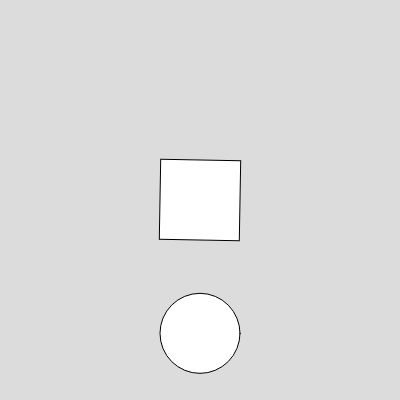
Frame 1 (no input)
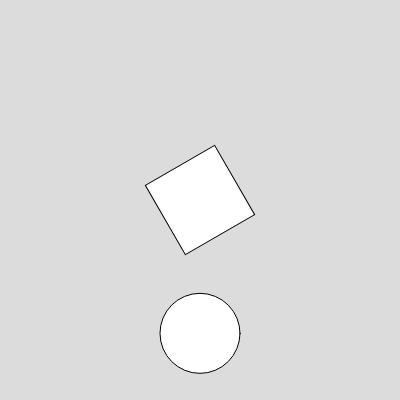
Frame 60 (no input)
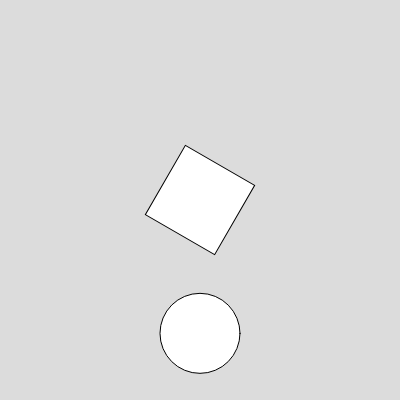
Frame 120 (the mouse pressed at the canvas centre since frame 60)

The p5.js sketch that drew these frames (run headless with seeded random() and noise() and a simulated clock; from frame 60 on, the mouse is pressed at the canvas centre):

// p5.js sketch
// ── sketch.js
let angle = 0;

function setup() {
  createCanvas(400, 400);
  angleMode(DEGREES);
  rectMode(CENTER);
}

function draw() {
  background(220);

  // 回転角度を1°ずつ増やす
  angle += 1;

  push();  // ここから
  // 原点をキャンバスの中央に移動
  translate(width / 2, height / 2);

  // 原点を中心にキャンバスを回転
  rotate(angle);

  // キャンバス中央を基準点として正方形を描画
  square(0, 0, 80);

  pop();   // ここまで（もとに戻す）

  circle(width / 2, height * 5 / 6, 80);  // 元の座標系で位置指定
}
